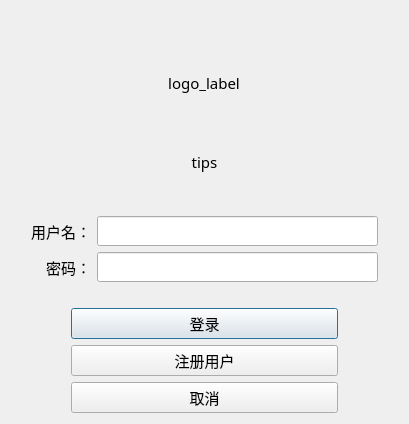
<?xml version="1.0" encoding="UTF-8"?>
<ui version="4.0">
 <class>Dialog</class>
 <widget class="QDialog" name="Dialog">
  <property name="geometry">
   <rect>
    <x>0</x>
    <y>0</y>
    <width>409</width>
    <height>424</height>
   </rect>
  </property>
  <property name="sizePolicy">
   <sizepolicy hsizetype="Preferred" vsizetype="Preferred">
    <horstretch>0</horstretch>
    <verstretch>0</verstretch>
   </sizepolicy>
  </property>
  <property name="font">
   <font>
    <family>Segoe UI Variable</family>
    <pointsize>11</pointsize>
   </font>
  </property>
  <property name="windowTitle">
   <string>Dialog</string>
  </property>
  <layout class="QHBoxLayout" name="horizontalLayout_4">
   <item>
    <layout class="QVBoxLayout" name="verticalLayout" stretch="0,1,0,0,0,0">
     <item>
      <spacer name="horizontalSpacer_3">
       <property name="orientation">
        <enum>Qt::Horizontal</enum>
       </property>
       <property name="sizeHint" stdset="0">
        <size>
         <width>40</width>
         <height>40</height>
        </size>
       </property>
      </spacer>
     </item>
     <item>
      <layout class="QHBoxLayout" name="horizontalLayout_3">
       <property name="spacing">
        <number>6</number>
       </property>
       <property name="topMargin">
        <number>0</number>
       </property>
       <item>
        <layout class="QVBoxLayout" name="verticalLayout_2">
         <item alignment="Qt::AlignHCenter|Qt::AlignVCenter">
          <widget class="ImageLabel" name="logo_label">
           <property name="sizePolicy">
            <sizepolicy hsizetype="Ignored" vsizetype="Ignored">
             <horstretch>0</horstretch>
             <verstretch>0</verstretch>
            </sizepolicy>
           </property>
           <property name="minimumSize">
            <size>
             <width>64</width>
             <height>64</height>
            </size>
           </property>
           <property name="text">
            <string>logo_label</string>
           </property>
           <property name="alignment">
            <set>Qt::AlignCenter</set>
           </property>
          </widget>
         </item>
         <item>
          <spacer name="horizontalSpacer_4">
           <property name="orientation">
            <enum>Qt::Horizontal</enum>
           </property>
           <property name="sizeHint" stdset="0">
            <size>
             <width>40</width>
             <height>20</height>
            </size>
           </property>
          </spacer>
         </item>
         <item>
          <widget class="SubtitleLabel" name="label">
           <property name="layoutDirection">
            <enum>Qt::LeftToRight</enum>
           </property>
           <property name="text">
            <string>tips</string>
           </property>
           <property name="alignment">
            <set>Qt::AlignCenter</set>
           </property>
           <property name="wordWrap">
            <bool>true</bool>
           </property>
           <property name="margin">
            <number>5</number>
           </property>
          </widget>
         </item>
        </layout>
       </item>
      </layout>
     </item>
     <item>
      <spacer name="horizontalSpacer_2">
       <property name="orientation">
        <enum>Qt::Horizontal</enum>
       </property>
       <property name="sizeHint" stdset="0">
        <size>
         <width>40</width>
         <height>20</height>
        </size>
       </property>
      </spacer>
     </item>
     <item>
      <layout class="QHBoxLayout" name="horizontalLayout_2">
       <item>
        <spacer name="verticalSpacer_3">
         <property name="orientation">
          <enum>Qt::Vertical</enum>
         </property>
         <property name="sizeHint" stdset="0">
          <size>
           <width>20</width>
           <height>40</height>
          </size>
         </property>
        </spacer>
       </item>
       <item>
        <layout class="QFormLayout" name="formLayout">
         <property name="labelAlignment">
          <set>Qt::AlignRight|Qt::AlignTrailing|Qt::AlignVCenter</set>
         </property>
         <property name="formAlignment">
          <set>Qt::AlignLeading|Qt::AlignLeft|Qt::AlignVCenter</set>
         </property>
         <item row="0" column="0">
          <widget class="BodyLabel" name="label_2">
           <property name="text">
            <string>用户名：</string>
           </property>
          </widget>
         </item>
         <item row="0" column="1">
          <widget class="LineEdit" name="lineEdit_usr"/>
         </item>
         <item row="1" column="0">
          <widget class="BodyLabel" name="label_3">
           <property name="text">
            <string>密码：</string>
           </property>
          </widget>
         </item>
         <item row="1" column="1">
          <widget class="PasswordLineEdit" name="lineEdit_pwd"/>
         </item>
        </layout>
       </item>
       <item>
        <spacer name="verticalSpacer_4">
         <property name="orientation">
          <enum>Qt::Vertical</enum>
         </property>
         <property name="sizeHint" stdset="0">
          <size>
           <width>20</width>
           <height>40</height>
          </size>
         </property>
        </spacer>
       </item>
      </layout>
     </item>
     <item>
      <spacer name="horizontalSpacer">
       <property name="orientation">
        <enum>Qt::Horizontal</enum>
       </property>
       <property name="sizeHint" stdset="0">
        <size>
         <width>40</width>
         <height>20</height>
        </size>
       </property>
      </spacer>
     </item>
     <item>
      <layout class="QHBoxLayout" name="horizontalLayout">
       <item>
        <spacer name="verticalSpacer">
         <property name="orientation">
          <enum>Qt::Vertical</enum>
         </property>
         <property name="sizeType">
          <enum>QSizePolicy::Minimum</enum>
         </property>
         <property name="sizeHint" stdset="0">
          <size>
           <width>60</width>
           <height>40</height>
          </size>
         </property>
        </spacer>
       </item>
       <item>
        <layout class="QVBoxLayout" name="verticalLayout_3">
         <item>
          <widget class="PrimaryPushButton" name="login_button">
           <property name="text">
            <string>登录</string>
           </property>
          </widget>
         </item>
         <item>
          <widget class="PushButton" name="register_button">
           <property name="text">
            <string>注册用户</string>
           </property>
          </widget>
         </item>
         <item>
          <widget class="PushButton" name="close_button">
           <property name="text">
            <string>取消</string>
           </property>
          </widget>
         </item>
        </layout>
       </item>
       <item>
        <spacer name="verticalSpacer_2">
         <property name="orientation">
          <enum>Qt::Vertical</enum>
         </property>
         <property name="sizeType">
          <enum>QSizePolicy::Minimum</enum>
         </property>
         <property name="sizeHint" stdset="0">
          <size>
           <width>60</width>
           <height>20</height>
          </size>
         </property>
        </spacer>
       </item>
      </layout>
     </item>
    </layout>
   </item>
  </layout>
 </widget>
 <customwidgets>
  <customwidget>
   <class>BodyLabel</class>
   <extends>QLabel</extends>
   <header>qfluentwidgets</header>
  </customwidget>
  <customwidget>
   <class>LineEdit</class>
   <extends>QLineEdit</extends>
   <header>qfluentwidgets</header>
  </customwidget>
  <customwidget>
   <class>ImageLabel</class>
   <extends>QLabel</extends>
   <header>qfluentwidgets</header>
  </customwidget>
  <customwidget>
   <class>PrimaryPushButton</class>
   <extends>QPushButton</extends>
   <header>qfluentwidgets</header>
  </customwidget>
  <customwidget>
   <class>SubtitleLabel</class>
   <extends>QLabel</extends>
   <header>qfluentwidgets</header>
  </customwidget>
  <customwidget>
   <class>PushButton</class>
   <extends>QPushButton</extends>
   <header>qfluentwidgets</header>
  </customwidget>
  <customwidget>
   <class>PasswordLineEdit</class>
   <extends>QLineEdit</extends>
   <header>qfluentwidgets</header>
  </customwidget>
 </customwidgets>
 <resources/>
 <connections>
  <connection>
   <sender>login_button</sender>
   <signal>clicked()</signal>
   <receiver>Dialog</receiver>
   <slot>login()</slot>
   <hints>
    <hint type="sourcelabel">
     <x>180</x>
     <y>287</y>
    </hint>
    <hint type="destinationlabel">
     <x>295</x>
     <y>250</y>
    </hint>
   </hints>
  </connection>
  <connection>
   <sender>close_button</sender>
   <signal>clicked()</signal>
   <receiver>Dialog</receiver>
   <slot>close()</slot>
   <hints>
    <hint type="sourcelabel">
     <x>204</x>
     <y>397</y>
    </hint>
    <hint type="destinationlabel">
     <x>204</x>
     <y>211</y>
    </hint>
   </hints>
  </connection>
  <connection>
   <sender>register_button</sender>
   <signal>clicked()</signal>
   <receiver>Dialog</receiver>
   <slot>register()</slot>
   <hints>
    <hint type="sourcelabel">
     <x>204</x>
     <y>363</y>
    </hint>
    <hint type="destinationlabel">
     <x>204</x>
     <y>211</y>
    </hint>
   </hints>
  </connection>
 </connections>
 <slots>
  <slot>login()</slot>
  <slot>register()</slot>
 </slots>
</ui>
